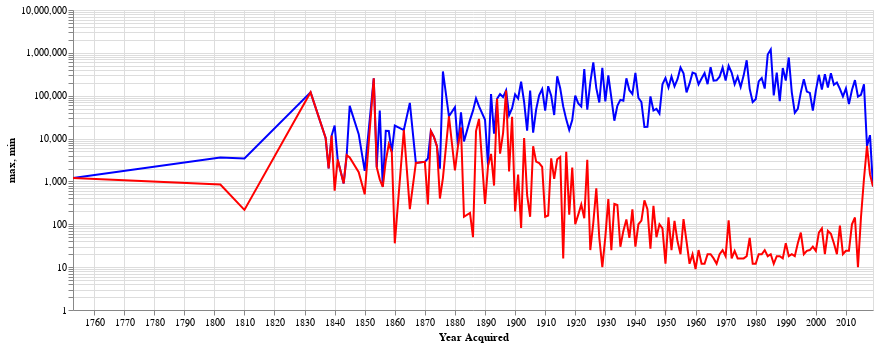

Here is the notebook cell this chart was saved with:
### Markdown cell above
Before moving on, we can make this ["easily" interactive with simple pans/zooms](https://altair-viz.github.io/altair-tutorial/notebooks/06-Selections.html):

### Code cell
lines = alt.Chart(stats.reset_index()).encode(
    alt.X('Year Acquired:T')
).properties(
    width=800
)

lines = alt.layer(
    lines.mark_line(color='blue').encode(
        alt.Y('max:Q',scale=alt.Scale(type='log'))
             ),
    lines.mark_line(color='red').encode(
        alt.Y('min:Q',scale=alt.Scale(type='log'))
    )
).interactive()
lines

### Figure 1 — Vega-Lite specification as saved in the notebook (floating-point values rounded to 4 significant figures; data arrays with more than 128 entries replaced by an {"elided": "..."} marker saying what was removed)
{"config": {"view": {"continuousWidth": 300, "continuousHeight": 300}}, "layer": [{"mark": {"type": "line", "color": "blue"}, "encoding": {"x": {"field": "Year Acquired", "type": "temporal"}, "y": {"field": "max", "scale": {"type": "log"}, "type": "quantitative"}}, "name": "view_1"}, {"mark": {"type": "line", "color": "red"}, "encoding": {"x": {"field": "Year Acquired", "type": "temporal"}, "y": {"field": "min", "scale": {"type": "log"}, "type": "quantitative"}}}], "data": {"name": "data-84befe598698d4eeacb5f9a66e5bd507"}, "params": [{"name": "param_1", "select": {"type": "interval", "encodings": ["x", "y"]}, "bind": "scales", "views": ["view_1"]}], "width": 800, "$schema": "https://vega.github.io/schema/vega-lite/v5.20.1.json", "datasets": {"data-84befe598698d4eeacb5f9a66e5bd507": {"elided": "171 records"}}}
